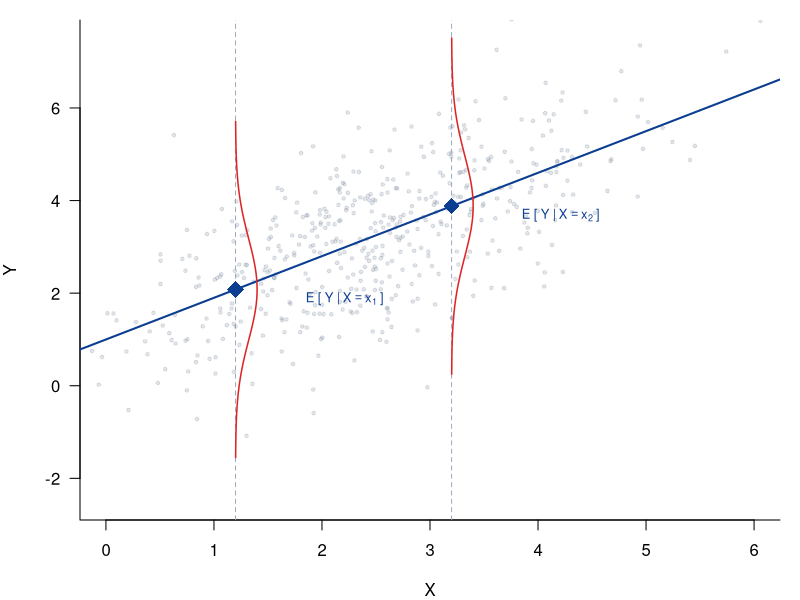

The R script that drew this image:
## ---- chunk 1
set.seed(123)

n <- 80
X <- rnorm(n, mean = 2, sd = 1)
u <- rnorm(n, mean = 0, sd = 2)
Y <- 1 + 1.5 * X + u

fit <- lm(Y ~ X)
uhat <- resid(fit)
yhat <- fitted(fit)

TSS <- sum((Y - mean(Y))^2)
ESS <- sum((yhat - mean(Y))^2)
RSS <- sum(uhat^2)

c(
  cross_term        = sum((yhat - mean(Y)) * uhat),
  TSS_minus_ESS_RSS = TSS - ESS - RSS
)
## ---- chunk 2
set.seed(42)
n       <- 500
alpha   <- 1.0; beta_pop <- 0.9; sigma <- 1.1
X_pop   <- rnorm(n, mean = 2.5, sd = 1.2)
Y_pop   <- alpha + beta_pop * X_pop + rnorm(n, 0, sigma)
x_vals  <- c(1.2, 3.2)
mu_vals <- alpha + beta_pop * x_vals

par(mar = c(4, 4, 1, 1), las = 1)
plot(X_pop, Y_pop,
     pch = 19, cex = 0.5,
     col = rgb(100/255, 116/255, 139/255, 0.18),
     xlab = expression(X), ylab = expression(Y),
     xlim = c(0, 6), ylim = c(-2.5, 7.5), bty = "l")
abline(a = alpha, b = beta_pop, col = "#0B3D91", lwd = 2)
for (i in seq_along(x_vals)) {
  xv    <- x_vals[i]
  mu    <- mu_vals[i]
  y_seq <- seq(mu - 3.3 * sigma, mu + 3.3 * sigma, length.out = 120)
  dens  <- dnorm(y_seq, mu, sigma) * 0.55
  abline(v = xv, lty = 2, col = "#94A3B8", lwd = 0.9)
  lines(xv + dens, y_seq, col = "#DC2626", lwd = 1.5)
  points(xv, mu, pch = 18, cex = 2.2, col = "#0B3D91")
}
text(x_vals[1] + 0.65, mu_vals[1] - 0.2,
     expression(E~"["~Y~"|"~X==x[1]~"]"),
     col = "#0B3D91", cex = 0.78, adj = 0)
text(x_vals[2] + 0.65, mu_vals[2] - 0.2,
     expression(E~"["~Y~"|"~X==x[2]~"]"),
     col = "#0B3D91", cex = 0.78, adj = 0)
## ---- chunk 3
set.seed(123)

n <- 500
X <- rnorm(n)
u <- rnorm(n)                 # independent of X => E[u|X]=0
Y <- 1 + 2*X + u

# Check sample correlation between X and u (should be close to 0 on average)
cor(X, u)
## ---- chunk 4
set.seed(123)

B <- 2000
n <- 200
beta0 <- 1
beta1 <- 2

b1_hat <- numeric(B)

for (b in 1:B) {
  X <- rnorm(n)
  u <- rnorm(n)               # independent => E[u|X]=0
  Y <- beta0 + beta1 * X + u
  b1_hat[b] <- coef(lm(Y ~ X))[2]
}

c(
  mean_b1_hat = mean(b1_hat),
  true_beta1 = beta1
)
## ---- chunk 5
set.seed(123)

n <- 200
X <- rnorm(n, mean = 2, sd = 1.5)
u <- rnorm(n, mean = 0, sd = 2)
Y <- 1 + 1.5*X + u

fit <- lm(Y ~ X)

# Manual pieces for the classical formulas
uhat <- resid(fit)
sigma2_hat <- sum(uhat^2)/(n-2)
Sxx <- sum((X - mean(X))^2)

se_b1_manual <- sqrt(sigma2_hat / Sxx)
se_b0_manual <- sqrt(sigma2_hat * (1/n + mean(X)^2 / Sxx))

c(
  se_b0_lm = summary(fit)$coef[1,2],
  se_b0_manual = se_b0_manual,
  se_b1_lm = summary(fit)$coef[2,2],
  se_b1_manual = se_b1_manual
)
## ---- chunk 6
set.seed(123)

n <- 200
X <- rnorm(n, mean = 40, sd = 5)        # hours per week
u <- rnorm(n, mean = 0, sd = 50)
Y <- 200 + 15*X + u                     # dollars per week

fit_level <- lm(Y ~ X)

X10 <- X/10
fit_rescaleX <- lm(Y ~ X10)

Yk <- Y/1000
fit_rescaleY <- lm(Yk ~ X)

c(
  b1_level = coef(fit_level)[2],
  b1_rescaleX = coef(fit_rescaleX)[2],
  b1_rescaleY = coef(fit_rescaleY)[2]
)
